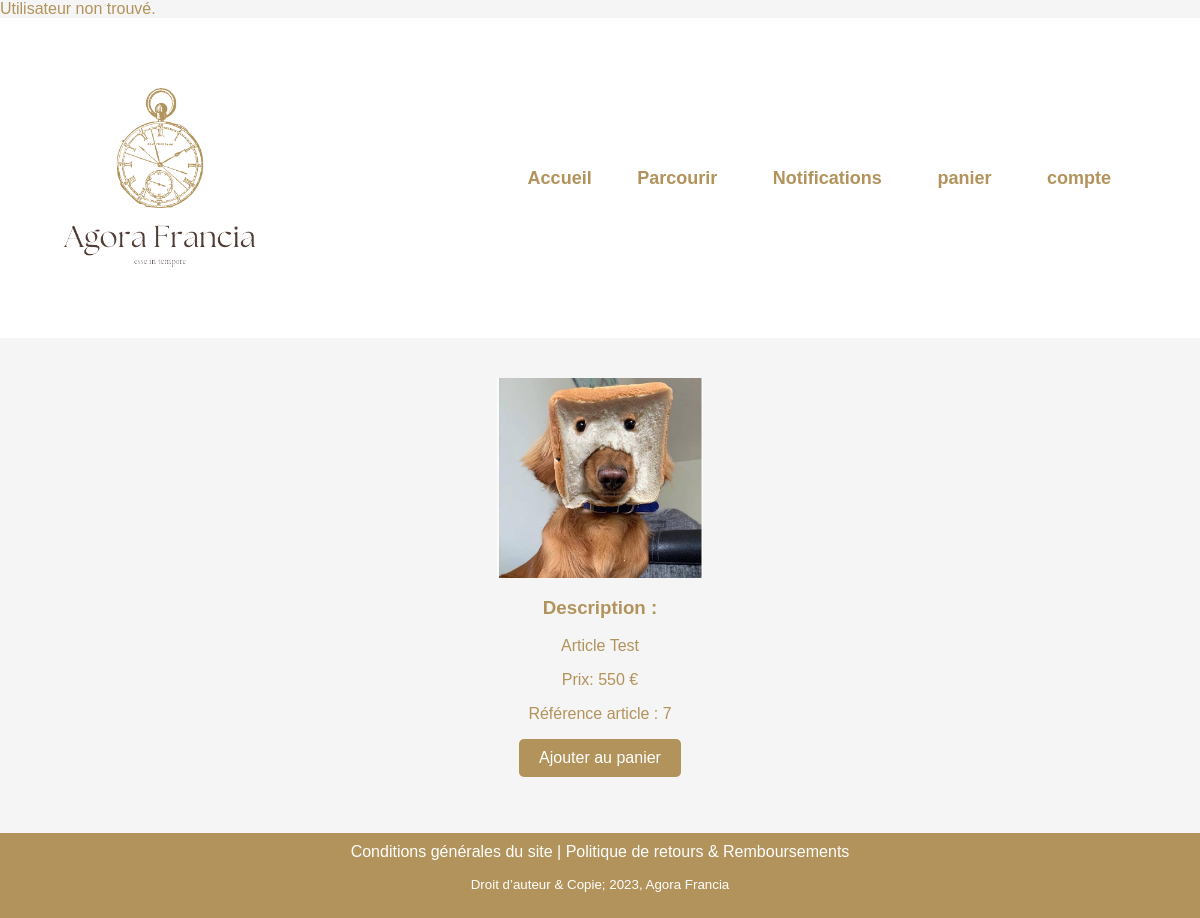
Page /detailsMontre.php?id=7 (signed in) on the committed database.
### tables this page shows
CREATE TABLE IF NOT EXISTS `achatimmediat` (
  `ID_article` int(11) NOT NULL,
  `ID_vendeur` int(11) NOT NULL,
  `Notifications` varchar(255) NOT NULL,
  `Prix` int(11) NOT NULL,
  `NouveauPrix` int(11) NOT NULL,
  `ID_acheteur` int(11) DEFAULT NULL,
  `Nom` varchar(255) NOT NULL,
  `Photo` varchar(255) NOT NULL,
  `typeArticle` int(11) NOT NULL,
  `Description` varchar(255) NOT NULL,
  `Video` varchar(255) NOT NULL,
  PRIMARY KEY (`ID_article`)
);

### detailsMontre.php (the view, shortened to what this page needs)
<!DOCTYPE html>
<html>
<head>
    <link rel="stylesheet" href="Style_Accueil.css">
</head>
<body>
    <header>
        <div id="header-container">
            <div id="logo">
                <img src="images/logo.png" alt="Logo Agora Francia" height="300 px">
            </div>
            <nav style="display: flex; justify-content: center;">
            <ul>
                <li class="white" type="button"><a href="Accueil.php"><b>Accueil</b></a></li>
                <div class="dropdown" type="button">
                    <b>Parcourir</b>
                </div>
                <li class="white" type="button"><a href="notification.php"><b>Notifications</b></a></li>
                <li class="white" type="button"><a href="panier.php"><b>panier</b></a></li>
                <li class="white" type="button"><a href="compte.php"><b>compte</b></a></li>
            </ul>
        </nav>
        </div>
    </header>
    <section>
        <div class="item-container">
            <?php
            if (isset($_GET['id'])) {
                $articleID = $_GET['id'];
                $servername = "localhost";
                $username = "root";
                $password = "";
                $dbname = "articles";
                $conn = new mysqli($servername, $username, $password, $dbname);
                $sql = "SELECT * FROM AchatImmediat WHERE ID_article = $articleID";
                $result = $conn->query($sql);
                if ($result->num_rows > 0) {
                    while ($row = $result->fetch_assoc()) {
                        $prix = $row['NouveauPrix'];
                        $description = $row['Description'];
                        $photo = $row['Photo'];
                        echo "<div>";
                        echo "<div style='text-align: center;'>";
                        echo "<div style='text-align: center;'>";
                        echo "<img src='$photo' alt='Photo de l'article' height='200px'>";
                        echo "<h3>Description :</h3>";
                        echo "<p>$description</p>";
                        echo "<p>Prix: $prix €</p>";
                        echo "<p>Référence article : $articleID</p>";
                        echo "</div>";
                        echo "</div>";
                    }
                } else {
                    echo "Aucun article trouvé.";
                }
            } else {
                echo "ID d'article non spécifié.";
            }
            ?>
            <div style='text-align: center;'>
                <form method="POST" action="ajouter_au_panier.php">
                    <button class="buy-button" type="submit">Ajouter au panier</button>
                </form>
            </div>
        </div>
    </section>
    <footer>
        <a href="#">Conditions générales du site</a> | <a href="#">Politique de retours &amp; Remboursements</a>
        <p>
            <small> Droit d’auteur &amp; Copie; 2023, Agora Francia </small>
        </p>
    </footer>
</body>
</html>

### Style_Accueil.css (style rules this page uses)
body { font-family: Courier New, sans-serif; margin: 0; padding: 0; }
#header-container { margin-top: 0px; display: flex; align-items: center; justify-content: space-between; padding: 10px; background-color: white; }
#logo { width: 300px; }
nav { background-color: white; color: #B2935B; padding: 5%; text-align: center; display: inline-flex; justify-content: center; font-size: 20px; }
nav ul { list-style-type: none; margin: 0; padding: 0; }
nav ul li { display: inline; margin-left: 10px; }
nav ul li a { color: #B2935B; text-decoration: none; padding: 10px 20px; border-radius: 5px; transition: background-color 0.3s, color 0.3s; font-size: 18px; }
nav ul li.white a { background-color: white; color: #B2935B; }
section { padding: 20px; }
footer { margin-top: 20px; background-color: #B2935B; color: white; padding: 10px; text-align: center; }
footer a { color: white; text-decoration: none; }
.dropdown { display: inline-block; position: relative; font-size: 18px; color: #B2935B; text-decoration: none; padding: 10px 20px; border-radius: 5px; transition: background-color 0.3s, color 0.3s; font-size: 18px; }
body { font-family: Arial, sans-serif; margin: 0; padding: 0; background-color: #f5f5f5; }
body { font-family: Arial, sans-serif; margin: 0; padding: 0; background-color: #f5f5f5; color: #B2935B; }
.item-container { display: grid; grid-template-columns: repeat(auto-fit, minmax(300px, 1fr)); grid-gap: 20px; margin-top: 20px; }
.buy-button { background-color: #B2935B; color: white; border: none; padding: 10px 20px; border-radius: 5px; font-size: 16px; cursor: pointer; }

### detailsMontre.php (style rules this page uses)
.buy-button { background-color: #B2935B; color: white; border: none; padding: 10px 20px; border-radius: 5px; font-size: 16px; cursor: pointer; }

### rows in the picture
achatimmediat: Photo (picture), Description "Article Test", NouveauPrix "550"
